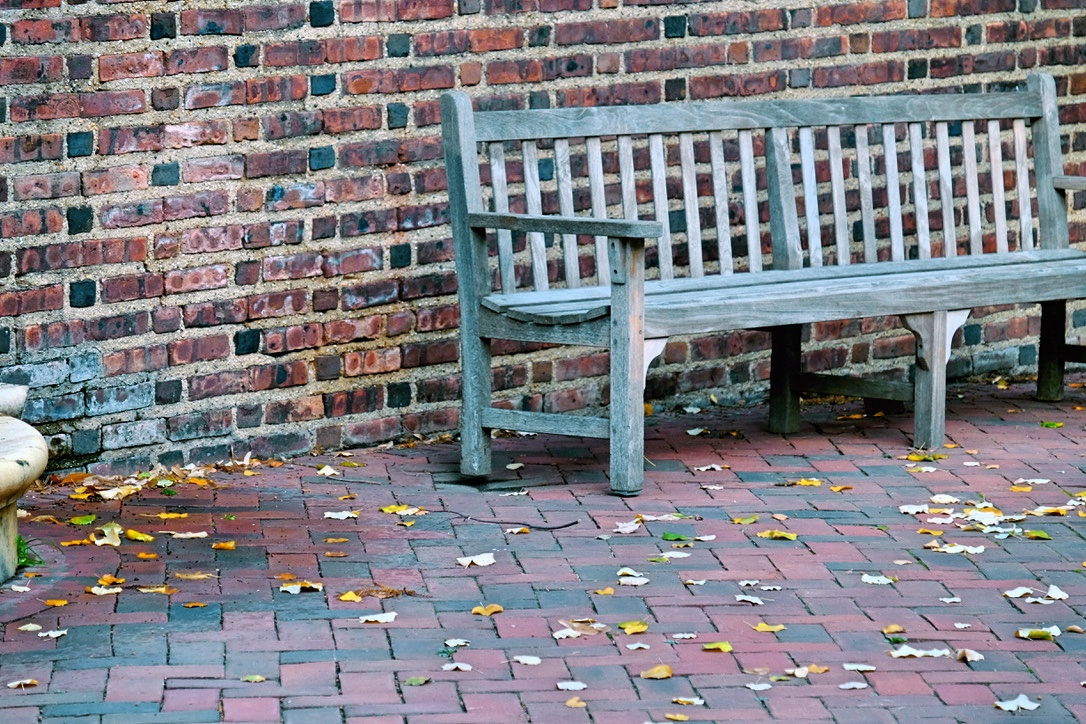
#> input picture 1_try.jpg, 1086 x 724 px
$ python imageCarving.py   (older library calls are emulated)
#> lines starting #> are read from the running program, lines starting #| are printed output that depends on the picture
### carv.py
'''
  File name: carv.py
  Author: Xuchen Wang
  Date created:
'''

'''
  File clarification:
    Aimed to handle finding seams of minimum energy, and seam removal, the algorithm
    shall tackle resizing images when it may be required to remove more than one seam,
    sequentially and potentially along different directions.

    - INPUT I: n × m × 3 matrix representing the input image.
    - INPUT nr: the numbers of rows to be removed from the image.
    - INPUT nc: the numbers of columns to be removed from the image.
    - OUTPUT Ic: (n − nr) × (m − nc) × 3 matrix representing the carved image.
    - OUTPUT T: (nr + 1) × (nc + 1) matrix representing the transport map.
'''
import numpy as np
import math
import scipy.misc
import imageio
from genEngMap import genEngMap
from cumMinEngHor import cumMinEngHor
from cumMinEngVer import cumMinEngVer
from rmHorSeam import rmHorSeam
from rmVerSeam import rmVerSeam


def carv(I, nr, nc):
    T = np.zeros([nr+1, nc+1])
    Trace = np.zeros([nr+1, nc+1]) #Trace matrix stores '1' if the current element comes from the upper element
                                    # stores '0' if comes from the left element
                                    # stores '0' at [0,0], just to fill the place
    Images = {}
    T, Trace, Images = recurvCarv(I, nr, nc, T, Trace, Images)

    img = Images[(nr, nc)]
    scipy.misc.imsave('1_outfile.jpg', img[:,:,:3])

    morph_list = []
    currR = nr
    currC = nc
    while not (currR == 0 and currC == 0):
        currDir = Trace[currR, currC]
        currImage = Images[(currR, currC)]
        morph_list.append(currImage[:,:,:3])
        if currDir == 0:  #get left
            currC = currC - 1
        elif currDir == 1:  #get upper
            currR = currR - 1
    morph_list.append(I)
    morph_list = morph_list[::-1]
    imageio.mimsave('./eval_curving.gif', morph_list)

    return img, T


def recurvCarv(I, nr, nc, T, Trace, Images):
    if nr==0 and nc==0:
        T[0,0] = 0
        Trace[0,0] = 0
        Images[(0,0)] = I
        return T, Trace, Images


    if nr==0:
        upper = math.inf
    else:
        if T[nr-1,nc] == 0:
            T, Trace, Images = recurvCarv(I, nr-1, nc, T, Trace, Images)
        upper = T[nr-1,nc]
        upperImage = Images[(nr-1,nc)]
        e = genEngMap(upperImage)
        My, Tby = cumMinEngHor(e)
        E = min(My[:,-1])
        upper = upper + E

    if nc==0:
        left = math.inf
    else:
        if T[nr,nc-1] == 0:
            T, Trace, Images = recurvCarv(I, nr, nc-1, T, Trace, Images)
        left = T[nr,nc-1]
        leftImage = Images[(nr,nc-1)]
        e = genEngMap(leftImage)
        Mx, Tbx = cumMinEngVer(e)
        E = min(Mx[-1,:])
        left = left + E

    if (upper >= left) :
        T[nr,nc] = left
        Trace[nr,nc] = 0
        Ix, E = rmVerSeam(leftImage, Mx, Tbx)
        Images[(nr, nc)] = Ix
    else:
        T[nr,nc] = upper
        Trace[nr,nc] = 1
        Iy, E = rmHorSeam(upperImage, My, Tby)
        Images[(nr, nc)] = Iy

    return T, Trace, Images

### imageCarving.py
'''
  File name: imageCarving.py
  Author: Xuchen Wang
  Date created:
'''
import numpy as np
from PIL import Image
import scipy.misc
from carv import carv


def main(I):
    nr = 20
    nc = 20
    I = scipy.misc.imresize(I,[420,600])
    scipy.misc.imsave('1_infile.jpg', I)
    carv(I, nr, nc)

if __name__ == "__main__":
    I = np.array(Image.open('1_try.jpg').convert('RGB'))
#> I is the input picture: shape (724, 1086, 3); mean R, G, B 128.6, 128.4, 135
    main(I)
#> in main, `I = scipy.misc.imresize(I,[420,600])`:
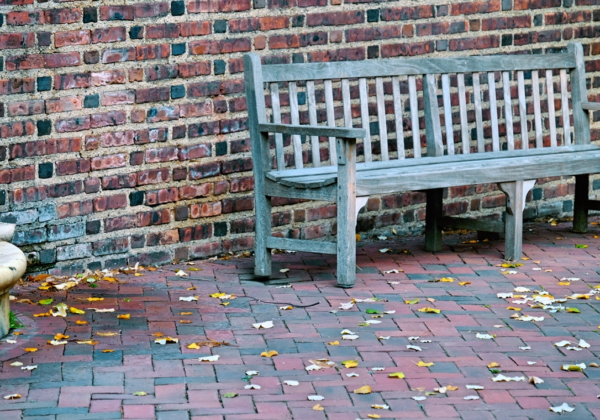
#> I: shape (420, 600, 3); mean of channels 0, 1, 2 128.6, 128.4, 135; drawn as R, G, B
#> (the call stopped at in recurvCarv, `e = genEngMap(leftImage)`: genEngMap is not available in this run)

$ run again, with 2_try.jpg copied over 1_try.jpg
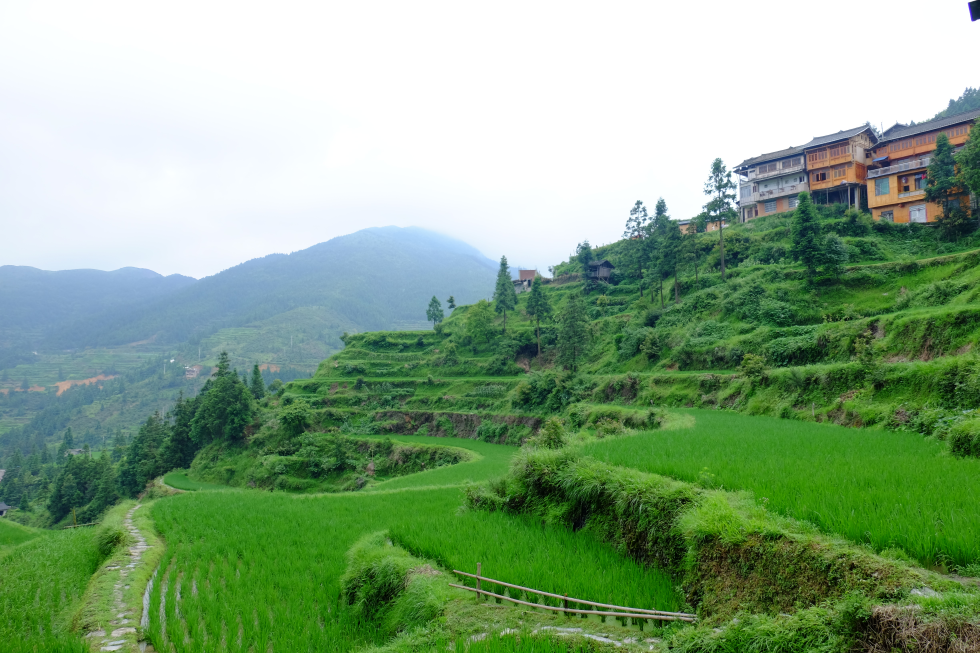
#> input picture 2_try.jpg, 4896 x 3264 px (shown at 1/5 size)
#> I is the input picture: shape (3264, 4896, 3); mean R, G, B 133.5, 164.9, 131.4
#> in main, `I = scipy.misc.imresize(I,[420,600])`:
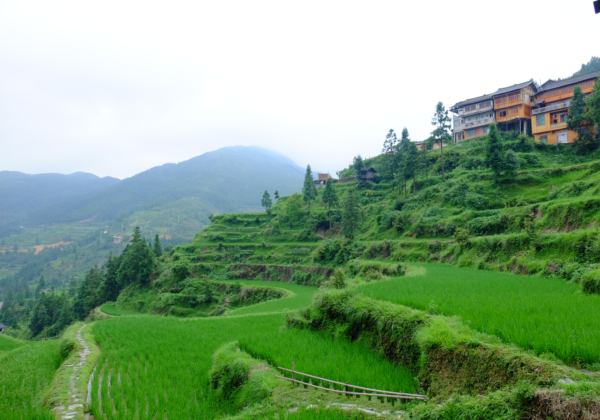
#> I: shape (420, 600, 3); mean of channels 0, 1, 2 133.5, 164.9, 131.4; drawn as R, G, B
